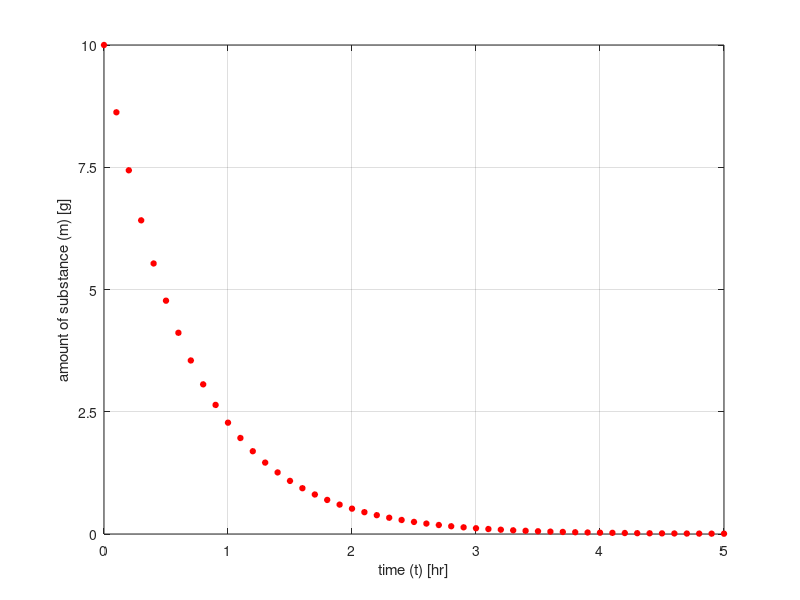

The MATLAB script that drew this image:
%{
Landon Moon ENGR 1250-008 4/8/2021

Problem Statement:  plot the decay rate of an isotope

Variables:
C0 - initial amount of the element at time zero [g]
k - the decay rate of the isotope [hr]

t - time since beginning [hr]
C - values of the the element after  givent time [g]
%}

clear
clc
close all

%set input variables
C0=10;
k=1.48;

%get x and y coordinates
t=[0:.1:5];
C=C0*exp(-t*k);


%plotting the data
figure('Color','w')
plot(t,C,'or','MarkerFaceColor','r','MarkerSize',4)
grid on

%labels
xlabel('time (t) [hr]')
ylabel('amount of substance (m) [g]')

%axis'
axis([0 5 0 10])
set(gca,'Xtick',0:1:5,'Ytick',0:2.5:10)

%no legend is needed


